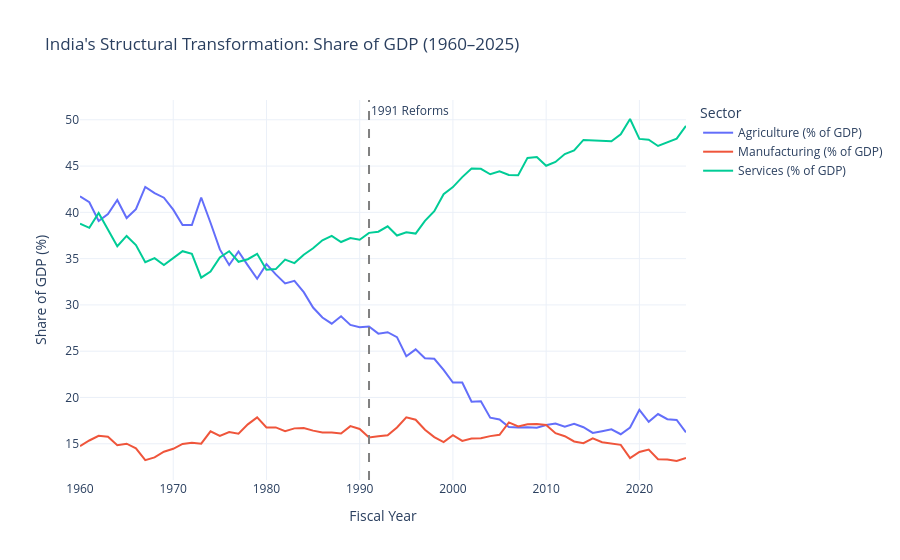

Write notebook code for a chart like this one.
### Code cell
sectors = {
    "NV.AGR.TOTL.ZS": "Agriculture (% of GDP)",
    "NV.IND.MANF.ZS": "Manufacturing (% of GDP)",
    "NV.SRV.TOTL.ZS": "Services (% of GDP)"
}

df_sec = df[df["Indicator Code"].isin(sectors.keys())].copy()
df_sec["Sector"] = df_sec["Indicator Code"].map(sectors)

fig = px.line(
    df_sec,
    x="Year",
    y="Value",
    color="Sector",
    title="India's Structural Transformation: Share of GDP (1960–2025)",
    labels={"Value": "Share of GDP (%)", "Year": "Fiscal Year"},
    template="plotly_white"
)

# Add vertical line for 1991 Economic Liberalization
fig.add_vline(x=1991, line_dash="dash", line_color="gray", annotation_text="1991 Reforms")
fig.show()

### Figure 1 — Plotly figure (JSON) as saved in the notebook; plotly's stock layout.template omitted (floating-point values rounded to 4 significant figures)
{"data": [{"hovertemplate": "Sector=Agriculture (% of GDP)<br>Fiscal Year=%{x}<br>Share of GDP (%)=%{y}<extra></extra>", "legendgroup": "Agriculture (% of GDP)", "line": {"color": "#636efa", "dash": "solid"}, "marker": {"symbol": "circle"}, "mode": "lines", "name": "Agriculture (% of GDP)", "orientation": "v", "showlegend": true, "type": "scatter", "x": [1960, 1961, 1962, 1963, 1964, 1965, 1966, 1967, 1968, 1969, 1970, 1971, 1972, 1973, 1974, 1975, 1976, 1977, 1978, 1979, 1980, 1981, 1982, 1983, 1984, 1985, 1986, 1987, 1988, 1989, 1990, 1991, 1992, 1993, 1994, 1995, 1996, 1997, 1998, 1999, 2000, 2001, 2002, 2003, 2004, 2005, 2006, 2007, 2008, 2009, 2010, 2011, 2012, 2013, 2014, 2015, 2016, 2017, 2018, 2019, 2020, 2021, 2022, 2023, 2024, 2025], "xaxis": "x", "y": [41.74, 41.09, 39.07, 39.83, 41.34, 39.38, 40.35, 42.75, 42.09, 41.58, 40.29, 38.63, 38.63, 41.6, 38.88, 36.0, 34.31, 35.78, 34.27, 32.83, 34.41, 33.3, 32.33, 32.61, 31.38, 29.72, 28.64, 27.97, 28.77, 27.84, 27.58, 27.66, 26.9, 27.05, 26.52, 24.46, 25.2, 24.25, 24.18, 22.97, 21.61, 21.62, 19.53, 19.59, 17.81, 17.62, 16.81, 16.75, 16.79, 16.74, 17.03, 17.19, 16.85, 17.15, 16.79, 16.17, 16.36, 16.56, 16.03, 16.76, 18.67, 17.37, 18.21, 17.66, 17.57, 16.23], "yaxis": "y"}, {"hovertemplate": "Sector=Manufacturing (% of GDP)<br>Fiscal Year=%{x}<br>Share of GDP (%)=%{y}<extra></extra>", "legendgroup": "Manufacturing (% of GDP)", "line": {"color": "#EF553B", "dash": "solid"}, "marker": {"symbol": "circle"}, "mode": "lines", "name": "Manufacturing (% of GDP)", "orientation": "v", "showlegend": true, "type": "scatter", "x": [1960, 1961, 1962, 1963, 1964, 1965, 1966, 1967, 1968, 1969, 1970, 1971, 1972, 1973, 1974, 1975, 1976, 1977, 1978, 1979, 1980, 1981, 1982, 1983, 1984, 1985, 1986, 1987, 1988, 1989, 1990, 1991, 1992, 1993, 1994, 1995, 1996, 1997, 1998, 1999, 2000, 2001, 2002, 2003, 2004, 2005, 2006, 2007, 2008, 2009, 2010, 2011, 2012, 2013, 2014, 2015, 2016, 2017, 2018, 2019, 2020, 2021, 2022, 2023, 2024, 2025], "xaxis": "x", "y": [14.75, 15.35, 15.86, 15.75, 14.85, 15.01, 14.5, 13.23, 13.52, 14.15, 14.46, 14.98, 15.1, 15.02, 16.35, 15.84, 16.27, 16.08, 17.1, 17.85, 16.75, 16.77, 16.37, 16.66, 16.71, 16.42, 16.22, 16.21, 16.1, 16.9, 16.6, 15.68, 15.8, 15.92, 16.76, 17.87, 17.6, 16.52, 15.72, 15.18, 15.93, 15.31, 15.56, 15.59, 15.83, 15.97, 17.3, 16.86, 17.1, 17.14, 17.03, 16.14, 15.82, 15.25, 15.07, 15.58, 15.16, 15.02, 14.88, 13.46, 14.12, 14.38, 13.33, 13.31, 13.14, 13.47], "yaxis": "y"}, {"hovertemplate": "Sector=Services (% of GDP)<br>Fiscal Year=%{x}<br>Share of GDP (%)=%{y}<extra></extra>", "legendgroup": "Services (% of GDP)", "line": {"color": "#00cc96", "dash": "solid"}, "marker": {"symbol": "circle"}, "mode": "lines", "name": "Services (% of GDP)", "orientation": "v", "showlegend": true, "type": "scatter", "x": [1960, 1961, 1962, 1963, 1964, 1965, 1966, 1967, 1968, 1969, 1970, 1971, 1972, 1973, 1974, 1975, 1976, 1977, 1978, 1979, 1980, 1981, 1982, 1983, 1984, 1985, 1986, 1987, 1988, 1989, 1990, 1991, 1992, 1993, 1994, 1995, 1996, 1997, 1998, 1999, 2000, 2001, 2002, 2003, 2004, 2005, 2006, 2007, 2008, 2009, 2010, 2011, 2012, 2013, 2014, 2015, 2016, 2017, 2018, 2019, 2020, 2021, 2022, 2023, 2024, 2025], "xaxis": "x", "y": [38.78, 38.33, 39.94, 38.1, 36.34, 37.45, 36.46, 34.61, 35.05, 34.31, 35.05, 35.8, 35.52, 32.95, 33.61, 35.14, 35.8, 34.66, 34.94, 35.52, 33.81, 33.87, 34.9, 34.52, 35.42, 36.11, 36.99, 37.45, 36.8, 37.23, 37.04, 37.79, 37.91, 38.49, 37.5, 37.85, 37.71, 39.08, 40.13, 41.97, 42.73, 43.81, 44.73, 44.7, 44.11, 44.44, 44.04, 44.01, 45.88, 45.98, 45.03, 45.44, 46.3, 46.7, 47.82, 47.78, 47.75, 47.67, 48.43, 50.08, 47.93, 47.85, 47.17, 47.59, 47.97, 49.34], "yaxis": "y"}], "layout": {"annotations": [{"showarrow": false, "text": "1991 Reforms", "x": 1991, "xanchor": "left", "xref": "x", "y": 1, "yanchor": "top", "yref": "y domain"}], "legend": {"title": {"text": "Sector"}, "tracegroupgap": 0}, "shapes": [{"line": {"color": "gray", "dash": "dash"}, "type": "line", "x0": 1991, "x1": 1991, "xref": "x", "y0": 0, "y1": 1, "yref": "y domain"}], "title": {"text": "India's Structural Transformation: Share of GDP (1960–2025)"}, "xaxis": {"anchor": "y", "domain": [0, 1], "title": {"text": "Fiscal Year"}}, "yaxis": {"anchor": "x", "domain": [0, 1], "title": {"text": "Share of GDP (%)"}}}}
